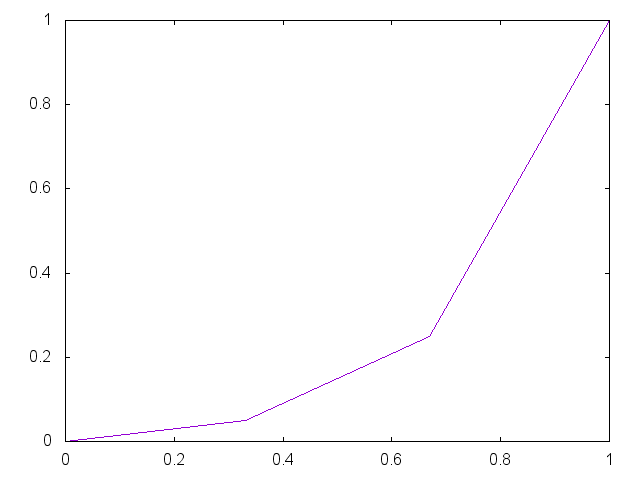

This figure's gnuplot source:


set term png

set output "generate/static/generate/unique-0.05-0.25.png"
plot '-' smooth unique notitle
0 0
0.33 0.05
0.67 0.25 
1 1
e

reset;
